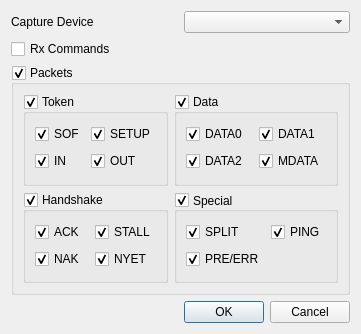
<?xml version="1.0" encoding="UTF-8"?>
<ui version="4.0">
 <class>ConfigureWindow</class>
 <widget class="QDialog" name="ConfigureWindow">
  <property name="geometry">
   <rect>
    <x>0</x>
    <y>0</y>
    <width>358</width>
    <height>334</height>
   </rect>
  </property>
  <property name="sizePolicy">
   <sizepolicy hsizetype="Fixed" vsizetype="Fixed">
    <horstretch>0</horstretch>
    <verstretch>0</verstretch>
   </sizepolicy>
  </property>
  <property name="windowTitle">
   <string>Dialog</string>
  </property>
  <layout class="QVBoxLayout" name="verticalLayout">
   <item>
    <layout class="QHBoxLayout" name="horizontalLayout">
     <item>
      <widget class="QLabel" name="label">
       <property name="sizePolicy">
        <sizepolicy hsizetype="Preferred" vsizetype="Preferred">
         <horstretch>0</horstretch>
         <verstretch>0</verstretch>
        </sizepolicy>
       </property>
       <property name="text">
        <string>Capture Device</string>
       </property>
      </widget>
     </item>
     <item>
      <widget class="QComboBox" name="comboDevice">
       <property name="sizePolicy">
        <sizepolicy hsizetype="Preferred" vsizetype="Fixed">
         <horstretch>0</horstretch>
         <verstretch>0</verstretch>
        </sizepolicy>
       </property>
      </widget>
     </item>
    </layout>
   </item>
   <item>
    <widget class="QCheckBox" name="checkRxCmd">
     <property name="text">
      <string>Rx Commands</string>
     </property>
     <property name="checked">
      <bool>false</bool>
     </property>
    </widget>
   </item>
   <item>
    <widget class="QGroupBox" name="groupPackets">
     <property name="sizePolicy">
      <sizepolicy hsizetype="Minimum" vsizetype="Minimum">
       <horstretch>0</horstretch>
       <verstretch>0</verstretch>
      </sizepolicy>
     </property>
     <property name="title">
      <string>Packets</string>
     </property>
     <property name="checkable">
      <bool>true</bool>
     </property>
     <layout class="QGridLayout" name="gridLayout">
      <item row="0" column="0">
       <widget class="QGroupBox" name="groupToken">
        <property name="title">
         <string>Token</string>
        </property>
        <property name="checkable">
         <bool>true</bool>
        </property>
        <property name="checked">
         <bool>true</bool>
        </property>
        <layout class="QGridLayout" name="gridLayout_3">
         <item row="0" column="0">
          <widget class="QCheckBox" name="checkSOF">
           <property name="text">
            <string>SOF</string>
           </property>
           <property name="checked">
            <bool>true</bool>
           </property>
          </widget>
         </item>
         <item row="1" column="0">
          <widget class="QCheckBox" name="checkIN">
           <property name="text">
            <string>IN</string>
           </property>
           <property name="checked">
            <bool>true</bool>
           </property>
          </widget>
         </item>
         <item row="0" column="1">
          <widget class="QCheckBox" name="checkSETUP">
           <property name="text">
            <string>SETUP</string>
           </property>
           <property name="checked">
            <bool>true</bool>
           </property>
          </widget>
         </item>
         <item row="1" column="1">
          <widget class="QCheckBox" name="checkOUT">
           <property name="text">
            <string>OUT</string>
           </property>
           <property name="checked">
            <bool>true</bool>
           </property>
          </widget>
         </item>
        </layout>
       </widget>
      </item>
      <item row="0" column="1">
       <widget class="QGroupBox" name="groupData">
        <property name="title">
         <string>Data</string>
        </property>
        <property name="checkable">
         <bool>true</bool>
        </property>
        <property name="checked">
         <bool>true</bool>
        </property>
        <layout class="QGridLayout" name="gridLayout_5">
         <item row="0" column="0">
          <widget class="QCheckBox" name="checkDATA0">
           <property name="text">
            <string>DATA0</string>
           </property>
           <property name="checked">
            <bool>true</bool>
           </property>
          </widget>
         </item>
         <item row="0" column="1">
          <widget class="QCheckBox" name="checkDATA1">
           <property name="text">
            <string>DATA1</string>
           </property>
           <property name="checked">
            <bool>true</bool>
           </property>
          </widget>
         </item>
         <item row="1" column="0">
          <widget class="QCheckBox" name="checkDATA2">
           <property name="text">
            <string>DATA2</string>
           </property>
           <property name="checked">
            <bool>true</bool>
           </property>
          </widget>
         </item>
         <item row="1" column="1">
          <widget class="QCheckBox" name="checkMDATA">
           <property name="text">
            <string>MDATA</string>
           </property>
           <property name="checked">
            <bool>true</bool>
           </property>
          </widget>
         </item>
        </layout>
       </widget>
      </item>
      <item row="1" column="0">
       <widget class="QGroupBox" name="groupHandshake">
        <property name="title">
         <string>Handshake</string>
        </property>
        <property name="checkable">
         <bool>true</bool>
        </property>
        <property name="checked">
         <bool>true</bool>
        </property>
        <layout class="QGridLayout" name="gridLayout_6">
         <item row="0" column="0">
          <widget class="QCheckBox" name="checkACK">
           <property name="text">
            <string>ACK</string>
           </property>
           <property name="checked">
            <bool>true</bool>
           </property>
          </widget>
         </item>
         <item row="0" column="1">
          <widget class="QCheckBox" name="checkSTALL">
           <property name="text">
            <string>STALL</string>
           </property>
           <property name="checked">
            <bool>true</bool>
           </property>
          </widget>
         </item>
         <item row="1" column="0">
          <widget class="QCheckBox" name="checkNAK">
           <property name="text">
            <string>NAK</string>
           </property>
           <property name="checked">
            <bool>true</bool>
           </property>
          </widget>
         </item>
         <item row="1" column="1">
          <widget class="QCheckBox" name="checkNYET">
           <property name="text">
            <string>NYET</string>
           </property>
           <property name="checked">
            <bool>true</bool>
           </property>
          </widget>
         </item>
        </layout>
       </widget>
      </item>
      <item row="1" column="1">
       <widget class="QGroupBox" name="groupSpecial">
        <property name="title">
         <string>Special</string>
        </property>
        <property name="alignment">
         <set>Qt::AlignLeading|Qt::AlignLeft|Qt::AlignVCenter</set>
        </property>
        <property name="checkable">
         <bool>true</bool>
        </property>
        <property name="checked">
         <bool>true</bool>
        </property>
        <layout class="QGridLayout" name="gridLayout_4">
         <item row="0" column="0">
          <widget class="QCheckBox" name="checkSPLIT">
           <property name="text">
            <string>SPLIT</string>
           </property>
           <property name="checked">
            <bool>true</bool>
           </property>
          </widget>
         </item>
         <item row="1" column="0">
          <widget class="QCheckBox" name="checkPREERR">
           <property name="text">
            <string>PRE/ERR</string>
           </property>
           <property name="checked">
            <bool>true</bool>
           </property>
          </widget>
         </item>
         <item row="0" column="1">
          <widget class="QCheckBox" name="checkPING">
           <property name="text">
            <string>PING</string>
           </property>
           <property name="checked">
            <bool>true</bool>
           </property>
          </widget>
         </item>
        </layout>
       </widget>
      </item>
     </layout>
    </widget>
   </item>
   <item>
    <widget class="QDialogButtonBox" name="buttonBox">
     <property name="orientation">
      <enum>Qt::Horizontal</enum>
     </property>
     <property name="standardButtons">
      <set>QDialogButtonBox::Cancel|QDialogButtonBox::Ok</set>
     </property>
    </widget>
   </item>
  </layout>
 </widget>
 <resources/>
 <connections>
  <connection>
   <sender>buttonBox</sender>
   <signal>accepted()</signal>
   <receiver>ConfigureWindow</receiver>
   <slot>accept()</slot>
   <hints>
    <hint type="sourcelabel">
     <x>248</x>
     <y>254</y>
    </hint>
    <hint type="destinationlabel">
     <x>157</x>
     <y>274</y>
    </hint>
   </hints>
  </connection>
  <connection>
   <sender>buttonBox</sender>
   <signal>rejected()</signal>
   <receiver>ConfigureWindow</receiver>
   <slot>reject()</slot>
   <hints>
    <hint type="sourcelabel">
     <x>316</x>
     <y>260</y>
    </hint>
    <hint type="destinationlabel">
     <x>286</x>
     <y>274</y>
    </hint>
   </hints>
  </connection>
 </connections>
</ui>
